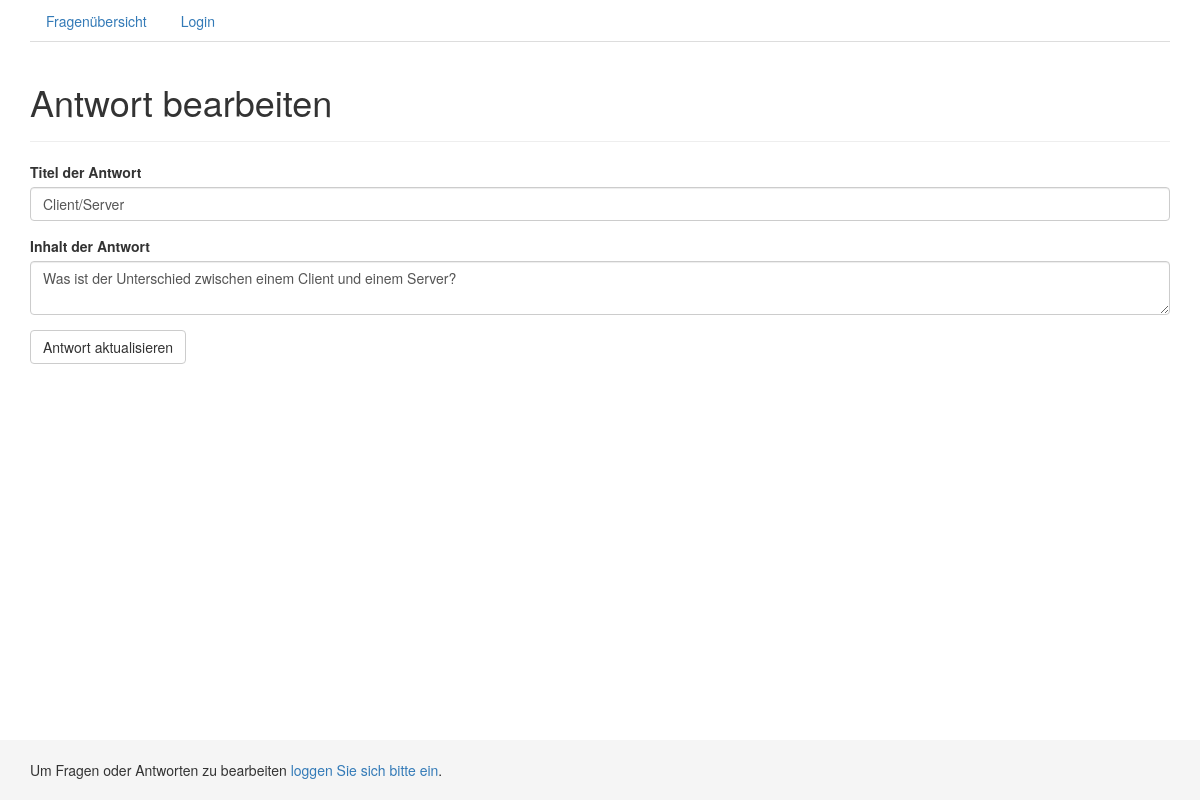
/edit_answer.php?thread_id=1, run on the app's committed database.
### tables this page shows
CREATE TABLE `threads` (
  `thread_id` int(11) UNSIGNED NOT NULL,
  `title` varchar(255) NOT NULL DEFAULT '',
  `content` text NOT NULL,
  `owner` int(11) UNSIGNED NOT NULL DEFAULT '0',
  `parent_thread_id` int(11) NOT NULL DEFAULT '0',
  `thread_time` timestamp NOT NULL DEFAULT CURRENT_TIMESTAMP ON UPDATE CURRENT_TIMESTAMP
);

### web/system/data.php (called while the page is built, shortened)
<?php
	function get_db_connection()
	{
    $db = mysqli_connect('localhost', 'root', '', 'forum');
    mysqli_query($db, "SET NAMES 'utf8'");
		return $db;
	}
	function get_result($sql)
	{
		$db = get_db_connection();
		$result = mysqli_query($db, $sql);
		return $result;
	}
	function get_question_by_id($id){
		$sql = "SELECT * FROM threads WHERE thread_id=$id;";
		return get_result($sql);
	}

### web/edit_answer.php (the view, shortened to what this page needs)
<?php
	if(isset($_SESSION['userid'])){
    $user_id = $_SESSION['userid'];
    $username = $_SESSION['username'];
    $firstname = $_SESSION['firstname'];
    $lastname = $_SESSION['lastname'];
    $logged_in = true;
    $log_in_out_text = "Logout";
	}else{
    $logged_in = false;
    $log_in_out_text = "Login";
  }
  include_once('system/data.php');
  if(isset($_GET['thread_id']) || isset($_POST['thread_id'])){
    if(isset($_GET['thread_id'])) $question_id = $_GET['thread_id'];
    $answer_result = get_question_by_id($question_id);
    $answer = mysqli_fetch_assoc($answer_result);
  }else{
    header("Location: index.php");
  }
?>
<!DOCTYPE html>
<html>
  <head>
    <link href="css/bootstrap.min.css" rel="stylesheet">
    <link href="css/forum.css" rel="stylesheet">
  </head>
  <body>
    <div class="container">
      <nav>
        <ul class="nav nav-tabs">
          <li role="presentation"><a href="index.php">Fragenübersicht</a></li>
          <li role="presentation"><a href="login.php"><?php echo $log_in_out_text ?></a></li>
        </ul>
      </nav>
      <div class="page-header">
        <h1>Antwort bearbeiten</h1>
      </div>
      <section>
        <form action="<?php echo $_SERVER['PHP_SELF']?>" method="post">
          <div class="form-group">
            <label for="form_title">Titel der Antwort </label>
            <input type="text" name="answer_title" class="form-control" id="form_title" value="<?php echo $answer['title'] ?>">
          </div>
          <div class="form-group">
            <label for="form_content">Inhalt der Antwort </label>
            <textarea type="text" name="answer_content" class="form-control" id="form_content"><?php echo $answer['content'] ?></textarea>
          </div>
          <input type="submit" name="answer_submit" class="btn btn-default" value="Antwort aktualisieren">
        </form>
      </section>
    </div>
    <footer class="footer">
      <div class="container">
        <?php if($logged_in){ ?>
          Hallo <?php echo $username ?>, du kannst Fragen und Antworten bearbeiten. |
          Eingeloggt als <?php echo $firstname . " " . $lastname ?>.
        <?php }else{ ?>
          Um Fragen oder Antworten zu bearbeiten <a href='login.php'>loggen Sie sich bitte ein</a>.
        <?php }?>
      </div>
    </footer>
  </body>
</html>

### web/css/forum.css (style rules this page uses)
html { position: relative; min-height: 100%; }
body { margin-bottom: 60px; }
.footer { position: absolute; bottom: 0; width: 100%; height: 60px; background-color: #f5f5f5; padding: 20px 0; }

### data on the page
threads: answer_title "Client/Server", answer_content "Was ist der Unterschied zwischen einem Client und einem Server?"

### other printed values
$log_in_out_text "Login"
